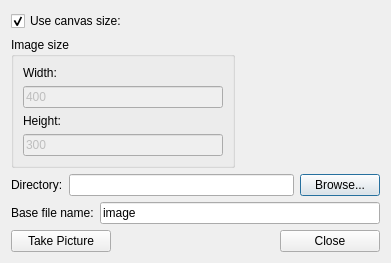
<?xml version="1.0" encoding="UTF-8"?>
<ui version="4.0">
 <class>ScreenshotDialog</class>
 <widget class="QDialog" name="ScreenshotDialog">
  <property name="geometry">
   <rect>
    <x>0</x>
    <y>0</y>
    <width>391</width>
    <height>251</height>
   </rect>
  </property>
  <property name="windowTitle">
   <string>Screen Shot</string>
  </property>
  <layout class="QVBoxLayout" name="verticalLayout_2">
   <item>
    <layout class="QHBoxLayout" name="canvasSizeLayout">
     <item>
      <widget class="QCheckBox" name="canvasSizeCheckBox">
       <property name="text">
        <string>Use canvas size:</string>
       </property>
       <property name="checked">
        <bool>true</bool>
       </property>
      </widget>
     </item>
     <item>
      <widget class="QLabel" name="canvasSizeLabel">
       <property name="text">
        <string/>
       </property>
      </widget>
     </item>
    </layout>
   </item>
   <item>
    <layout class="QHBoxLayout" name="imgSizeLayout">
     <item>
      <widget class="QGroupBox" name="imgSizeGroupBox">
       <property name="title">
        <string>Image size</string>
       </property>
       <layout class="QVBoxLayout" name="verticalLayout">
        <item>
         <widget class="QLabel" name="imgWidthLabel">
          <property name="text">
           <string>Width:</string>
          </property>
         </widget>
        </item>
        <item>
         <widget class="QLineEdit" name="imgWidthEdit">
          <property name="enabled">
           <bool>false</bool>
          </property>
          <property name="minimumSize">
           <size>
            <width>200</width>
            <height>0</height>
           </size>
          </property>
          <property name="text">
           <string>400</string>
          </property>
         </widget>
        </item>
        <item>
         <widget class="QLabel" name="imgHeightLabel">
          <property name="text">
           <string>Height:</string>
          </property>
         </widget>
        </item>
        <item>
         <widget class="QLineEdit" name="imgHeightEdit">
          <property name="enabled">
           <bool>false</bool>
          </property>
          <property name="minimumSize">
           <size>
            <width>200</width>
            <height>0</height>
           </size>
          </property>
          <property name="text">
           <string>300</string>
          </property>
         </widget>
        </item>
       </layout>
      </widget>
     </item>
     <item>
      <spacer name="imgSizeSpacer">
       <property name="orientation">
        <enum>Qt::Horizontal</enum>
       </property>
       <property name="sizeHint" stdset="0">
        <size>
         <width>40</width>
         <height>20</height>
        </size>
       </property>
      </spacer>
     </item>
    </layout>
   </item>
   <item>
    <layout class="QHBoxLayout" name="dirLayout">
     <item>
      <widget class="QLabel" name="dirLabel">
       <property name="text">
        <string>Directory:</string>
       </property>
      </widget>
     </item>
     <item>
      <widget class="QLineEdit" name="dirEdit"/>
     </item>
     <item>
      <widget class="QPushButton" name="browseButton">
       <property name="text">
        <string>Browse...</string>
       </property>
      </widget>
     </item>
    </layout>
   </item>
   <item>
    <layout class="QHBoxLayout" name="baseNameLayout">
     <item>
      <widget class="QLabel" name="baseNameLabel">
       <property name="text">
        <string>Base file name:</string>
       </property>
      </widget>
     </item>
     <item>
      <widget class="QLineEdit" name="baseNameEdit">
       <property name="text">
        <string>image</string>
       </property>
      </widget>
     </item>
    </layout>
   </item>
   <item>
    <layout class="QHBoxLayout" name="buttonLayout">
     <item>
      <widget class="QPushButton" name="pictureButton">
       <property name="minimumSize">
        <size>
         <width>100</width>
         <height>0</height>
        </size>
       </property>
       <property name="text">
        <string>Take Picture</string>
       </property>
      </widget>
     </item>
     <item>
      <spacer name="buttonSpacer">
       <property name="orientation">
        <enum>Qt::Horizontal</enum>
       </property>
       <property name="sizeHint" stdset="0">
        <size>
         <width>40</width>
         <height>20</height>
        </size>
       </property>
      </spacer>
     </item>
     <item>
      <widget class="QPushButton" name="closeButton">
       <property name="minimumSize">
        <size>
         <width>100</width>
         <height>0</height>
        </size>
       </property>
       <property name="text">
        <string>Close</string>
       </property>
      </widget>
     </item>
    </layout>
   </item>
  </layout>
 </widget>
 <resources/>
 <connections>
  <connection>
   <sender>closeButton</sender>
   <signal>clicked()</signal>
   <receiver>ScreenshotDialog</receiver>
   <slot>close()</slot>
   <hints>
    <hint type="sourcelabel">
     <x>335</x>
     <y>233</y>
    </hint>
    <hint type="destinationlabel">
     <x>195</x>
     <y>125</y>
    </hint>
   </hints>
  </connection>
 </connections>
</ui>
